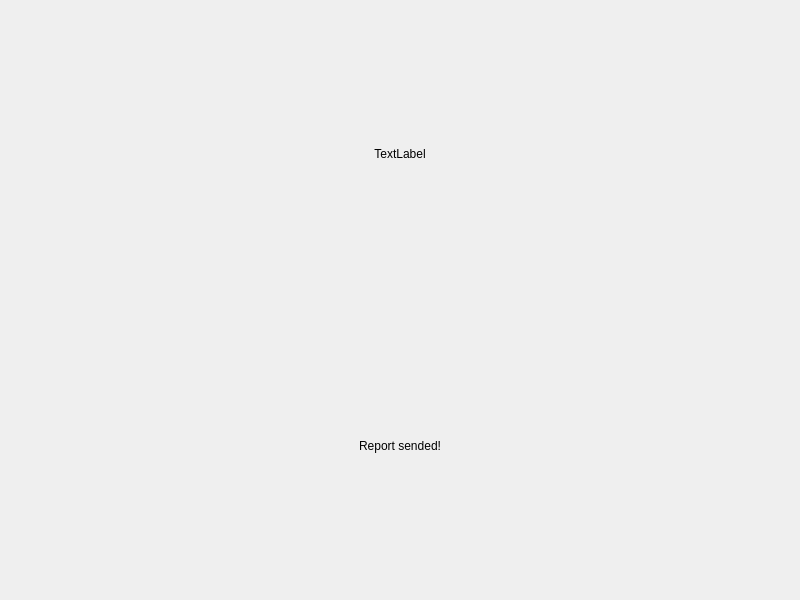
<?xml version="1.0" encoding="UTF-8"?>
<ui version="4.0">
 <class>ReportSenderDialog</class>
 <widget class="QDialog" name="ReportSenderDialog">
  <property name="geometry">
   <rect>
    <x>0</x>
    <y>0</y>
    <width>800</width>
    <height>600</height>
   </rect>
  </property>
  <property name="windowTitle">
   <string>ReportSenderDialog</string>
  </property>
  <layout class="QVBoxLayout" name="verticalLayout">
   <item>
    <widget class="QLabel" name="reportText">
     <property name="text">
      <string>TextLabel</string>
     </property>
     <property name="alignment">
      <set>Qt::AlignCenter</set>
     </property>
    </widget>
   </item>
   <item>
    <widget class="QLabel" name="label">
     <property name="text">
      <string>Report sended!</string>
     </property>
     <property name="alignment">
      <set>Qt::AlignCenter</set>
     </property>
    </widget>
   </item>
  </layout>
 </widget>
 <resources/>
 <connections/>
</ui>
